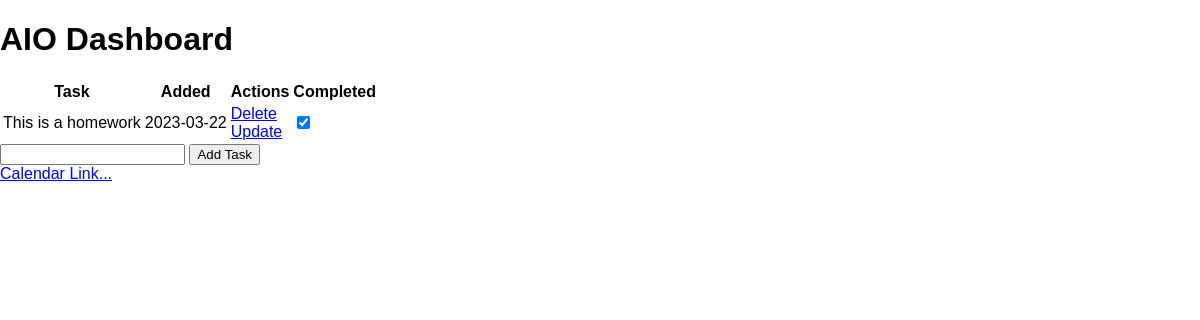
Before: / with the older database file.
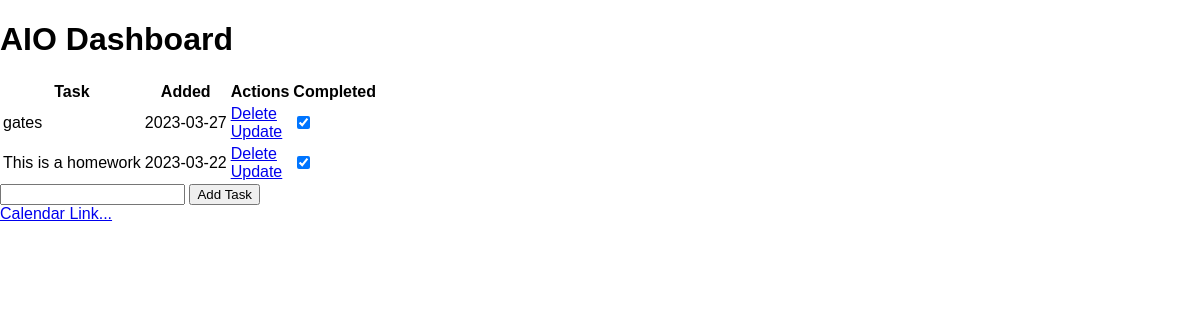
After: the same page with the newer database file.
### src/Models/models.py (models this page shows, shortened)
class Todo(db.Model):
    id = db.Column(db.Integer, primary_key = True)
    content = db.Column(db.String(200), nullable = False)
    completed = db.Column(db.Integer, default = 0)
    date_created = db.Column(db.DateTime, default = datetime.utcnow)

### app.py (the view)
@app.route('/', methods = ['POST', 'GET'])
def index():
    if request.method == "POST":
        task_content = request.form['content']
        new_Task = Todo(content=task_content)
        try:
            db.session.add(new_Task)
            db.session.commit()
            return redirect('/')
        except:
            return "There was an issue adding your task"
    else:
        tasks = Todo.query.order_by(desc(Todo.date_created)).all()
        return render_template("dashboard.html", tasks=tasks)

### templates/dashboard.html (shortened to what this page needs)
{% extends "base.html" %}
{% block body %}
<div class = "content">
    <h1>AIO Dashboard</h1>
    <table>
        <tr>
            <th>Task</th>
            <th>Added</th>
            <th>Actions</th>
            <th>Completed</th>
        </tr>
        {% for task in tasks %}
            <tr>
                <td>{{ task.content }}</td>
                <td>{{ task.date_created.date() }}</td>
                <td>
                    <a href="/delete/{{task.id}}">Delete</a>
                    <br>
                    <a href="/update/{{task.id}}">Update</a>
                </td>
                <td>
                    <form action = "/checkbox/{{task.id}}", method = "POST" >
                        {% if task.completed == true%}
                        <input type = "checkbox" name = "Check" onChange="this.form.submit()" checked>
                        {%- elif task.completed == false -%}
                        <input type = "checkbox" name = "Check" onChange="this.form.submit()">
                        {%- endif %}
                    </form>
                </td>
            </tr>
        {% endfor %}
    </table>
    <form action = "/" method = "POST">
        <input type="text"  name="content" id = "content">
        <input type="submit" value="Add Task">
    </form>
    <a href="/calendar">Calendar Link...</a>
</div>
{% endblock %}

### templates/base.html (shortened to what this page needs)
<!DOCTYPE html>
<html lang="en">
<head>
    <link rel = "stylesheet" href = "{{ url_for('static', filename='css/main.css') }}">
</head>
<body>
    {% block body %}{% endblock %}
</body>
</html>

### static/css/main.css (style rules this page uses)
body { margin: 0; font-family: sans-serif; }

Changed rows visible on the page:
added Todo: content "gates", date_created "2023-03-27"
